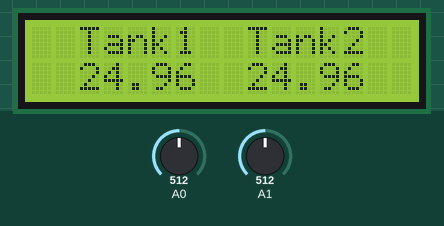
Simulated run of this sketch. Board: Arduino Mega 2560, built with avr-gcc and run on an emulated ATmega2560. On the bench: 16×2 character LCD. The inputs (shaded band) are chosen by the test bench; at power-on: A0 = 512, A1 = 512.

Above: at 1.7 s.
1.8 s: A0 set to 716
At 3.2 s:
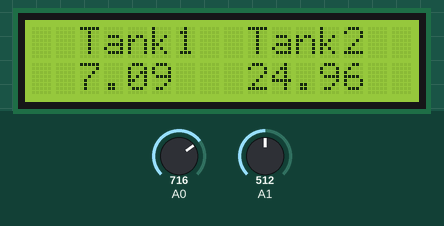
3.5 s: A1 set to 716
At 4.7 s:
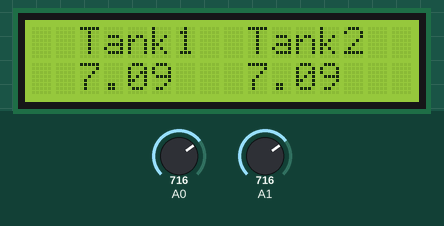
5.0 s: A0 set to 900
At 5.4 s:
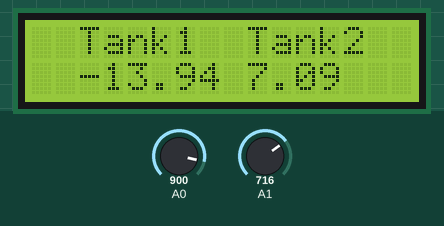
6.6 s: A1 set to 900
At 6.9 s:
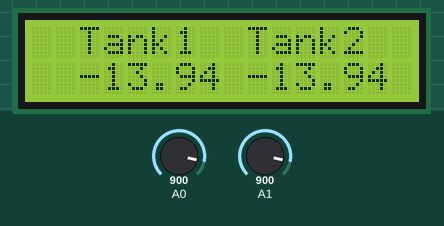
8.1 s: A0 set to 1023
At 8.4 s:
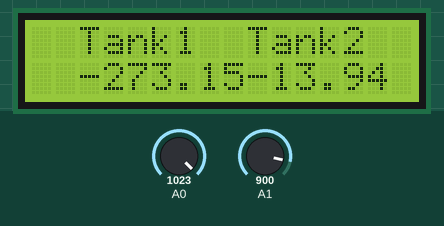
9.6 s: A1 set to 1023
At 10.0 s:
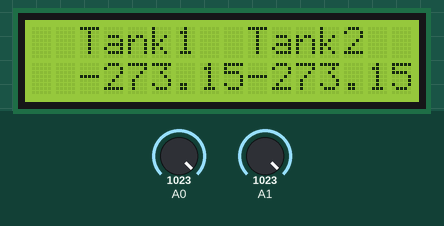
Timing chart, 0 to 12.1 s (numbered marks = the images above; inputs shaded):
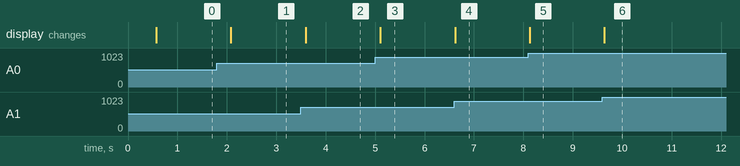

The sketch:

sketch.ino
```cpp
#include <LiquidCrystal.h>
LiquidCrystal lcd(12, 11, 5, 4, 3, 2);

float sen1, sen2;
const float BETA = 3950;

void setup() {
  lcd.begin(16,2);
  lcd.clear();
  tanks();
  delay(500);
}

void loop() {
  sen1 = Temperature(0);
  sen2 = Temperature(1);

  printTanks();

  delay(500);
}

//METHODS
float Temperature(int pin){
  int Analog;
  float temp;

  switch(pin){
    case 0:
      Analog = analogRead(A0);
      break;
    case 1:
      Analog = analogRead(A1);
      break;
  }

  temp = 1 / (log(1 / (1023.0 / Analog - 1)) / BETA + 1.0 / 298.15) - 273.15;
  return temp;
}

void tanks(){
  lcd.setCursor(2,0);
  lcd.print("Tank1  Tank2");
}

void printTanks(){
  if(sen1>0 && sen2>0){

    if(sen1<10 && sen1>-10){
      lcd.setCursor(6,1);
      lcd.print(" ");
    }
    if(sen2<10 && sen2>-10){
      lcd.setCursor(13,1);
      lcd.print(" ");
    }

    lcd.setCursor(2,1);
    lcd.print(sen1);
    lcd.setCursor(9,1);
    lcd.print(sen2);
    lcd.setCursor(7,1);
    lcd.print("  ");
    lcd.setCursor(14,1);
    lcd.print("  ");

  }
  else if(sen1<0 && sen2<0){

    if(sen1>-10){
      lcd.setCursor(7,1);
      lcd.print(" ");
    }
    if(sen2>-10){
      lcd.setCursor(14,1);
      lcd.print(" ");
    }
    lcd.setCursor(2,1);
    lcd.print(sen1);
    lcd.setCursor(9,1);
    lcd.print(sen2);
  }
  else if(sen1<0 && sen2>0){

    if(sen2<10 && sen2>-10){
      lcd.setCursor(13,1);
      lcd.print(" ");
    }
    lcd.setCursor(2,1);
    lcd.print(sen1);
    lcd.setCursor(9,1);
    lcd.print(sen2);
    lcd.setCursor(14,1);
    lcd.print("  ");
  }
  else if(sen1>0 && sen2<0){

    if(sen1<10 && sen1>-10){
      lcd.setCursor(6,1);
      lcd.print(" ");
    }
    lcd.setCursor(2,1);
    lcd.print(sen1);
    lcd.setCursor(9,1);
    lcd.print(sen2);
    lcd.setCursor(7,1);
    lcd.print("  ");
  }
}
```

Measured:
- after the input at 1.8 s, the display: changes after 0.28 s (image 1)
- after the input at 3.5 s, the display: changes after 0.09 s (image 2)
- after the input at 5.0 s, the display: changes after 0.11 s (image 3)
- after the input at 6.6 s, the display: changes at once (image 4)
- after the input at 8.1 s, the display: changes at once (image 5)
- after the input at 9.6 s, the display: changes at once (image 6)
